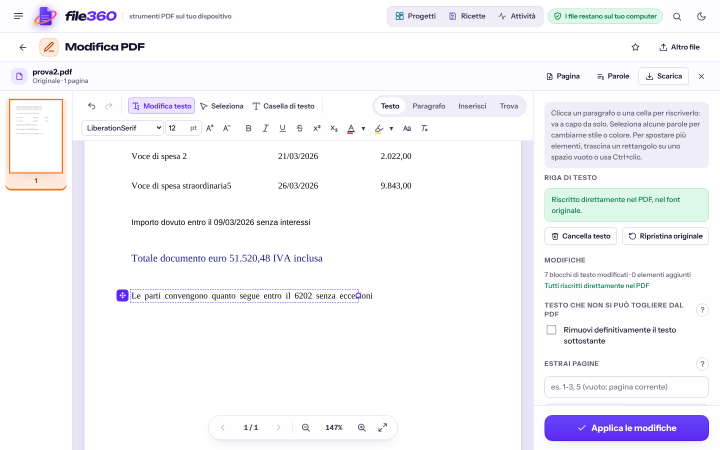
#> input picture test/bench/edit/out/editor.png, 1440 x 900 px (shown at 1/2 size)
$ python -i make_tools.py   (imports and definitions only)
#> lines starting #> are read from the running program, lines starting #| are printed output that depends on the picture
#!/usr/bin/env python3
"""Corpus del banco degli strumenti: documenti INVENTATI con la verità di riferimento (tools/gt.json).
   Estratti conto (digitali e scansionato), documenti con dati sensibili (digitale e scansionato), testo per il
   conteggio, coppia di versioni per il confronto, tabella per Excel (digitale e scansionata), testo per Word."""
import json, os, random, subprocess, tempfile, pathlib
from reportlab.lib.pagesizes import A4
from reportlab.pdfgen import canvas
from PIL import Image, ImageFilter
# [1 line not run here, left out]
R = random.Random(360)
# [1 line that did not run here, left out]
ODD = {**{str(i): v for i, v in enumerate([1, 0, 5, 7, 9, 13, 15, 17, 19, 21])}, **dict(zip('ABCDEFGHIJKLMNOPQRSTUVWXYZ', [1, 0, 5, 7, 9, 13, 15, 17, 19, 21, 2, 4, 18, 20, 11, 3, 6, 8, 12, 14, 16, 10, 22, 25, 24, 23]))}
def cf(b): return b + chr(65 + sum(ODD[c] if i % 2 == 0 else (int(c) if c.isdigit() else ord(c) - 65) for i, c in enumerate(b)) % 26)
def iban_it(cin, abi, cab, conto):
    bban = cin + abi + cab + conto; n = int(''.join(str(int(ch, 36)) for ch in bban + 'IT00')); return f'IT{98 - n % 97:02d}{bban}'
def piva(base10):
#> called with base10 = '0123456789'
    s = 0
    for i, ch in enumerate(base10):
        d = int(ch)
        if i % 2 == 1: d *= 2; d = d - 9 if d > 9 else d
        s += d
    return base10 + str((10 - s % 10) % 10)
def luhn(base):
#> called with base = '411111111111111'
    s, alt = 0, True
    for ch in reversed(base):
        d = int(ch)
        if alt: d *= 2; d = d - 9 if d > 9 else d
        s += d; alt = not alt
    return base + str((10 - s % 10) % 10)
def eur(v): s = f'{abs(v):,.2f}'.replace(',', 'X').replace('.', ',').replace('X', '.'); return ('-' if v < 0 else '') + s
def scan(src, out, dpi=200, rot=0.35, noise=2500):
    with tempfile.TemporaryDirectory() as td:
        subprocess.run(['pdftoppm', '-r', str(dpi), '-gray', '-png', src, os.path.join(td, 'p')], check=True)
        pages = sorted(f for f in os.listdir(td) if f.endswith('.png')); ims = []
        for f in pages:
            im = Image.open(os.path.join(td, f)).convert('L').filter(ImageFilter.GaussianBlur(0.45)); px = im.load(); r = random.Random(f)
            for _ in range(noise): px[r.randrange(im.width), r.randrange(im.height)] = r.randrange(170, 235)
            ims.append(im.point(lambda v: min(255, int(v * 0.93 + 14))).rotate(rot, resample=Image.BICUBIC, fillcolor=245))
        ims[0].save(out, 'PDF', resolution=dpi, save_all=True, append_images=ims[1:])
GT = {}
# ---------- estratti conto ----------
DESC = [['BONIFICO A FAVORE DI {N} SRL', 'CAUSALE FATTURA {K}/2026'], ['ACCREDITO STIPENDIO', 'ORD: {N} SPA'], ['PAGAMENTO POS {N}'], ['ADDEBITO SDD UTENZA GAS', 'MANDATO {K}'],
        ['PRELIEVO ATM'], ['PAGAMENTO F24 DELEGA'], ['BONIFICO DA {N}', 'RIF. FATTURA {K}/2026'], ['COMMISSIONI E SPESE TENUTA CONTO'], ['IMPOSTA DI BOLLO'], ['RICARICA CARTA PREPAGATA']]
NAMES = ['ALFA', 'BETA SERVIZI', 'GAMMA', 'DELTA LOGISTICA', 'EPSILON', 'ZETA COSTRUZIONI', 'ETA', 'TETA']
def estratto(name, n, seed):
    r = random.Random(seed); c = canvas.Canvas(str(D / name), pagesize=A4); y = H - 60; movs = []; ini = round(r.uniform(1000, 9000), 2)
    for i in range(n):
        d = f'{r.randint(1, 28):02d}/03/2026'; a = round(r.uniform(5, 2500), 2) * (1 if r.random() < 0.3 else -1)
        desc = [t.replace('{N}', r.choice(NAMES)).replace('{K}', str(r.randint(1, 999))) for t in r.choice(DESC)]; movs.append((d, d, desc, a))
    movs.sort(key=lambda m: (m[0][3:5], m[0][:2]))
    def head():
        nonlocal y
        c.setFont('Helvetica-Bold', 14); c.drawString(40, y, 'ESTRATTO CONTO CORRENTE - Banca di Prova'); y -= 18
        c.setFont('Helvetica', 9); c.drawString(40, y, 'Periodo dal 01/03/2026 al 31/03/2026   IBAN IT60 X054 2811 1010 0000 0123 456'); y -= 26
        c.setFont('Helvetica-Bold', 9)
        for x, t in [(40, 'Data'), (95, 'Valuta'), (150, 'Descrizione operazioni'), (420, 'Dare'), (495, 'Avere')]: c.drawString(x, y, t)
        y -= 16; c.setFont('Helvetica', 9)
    head(); c.drawString(150, y, 'SALDO INIZIALE'); c.drawRightString(540, y, eur(ini)); y -= 16; tot = ini
    for d, v, desc, a in movs:
        if y < 90: c.drawString(150, 50, 'Pagina ' + str(c.getPageNumber())); c.showPage(); y = H - 60; head()
        c.drawString(40, y, d); c.drawString(95, y, v); c.drawString(150, y, desc[0]); c.drawRightString(445 if a < 0 else 520, y, eur(abs(a)))
        for extra in desc[1:]: y -= 11; c.drawString(150, y, extra)
        y -= 15; tot += a
    c.drawString(150, y - 6, 'SALDO FINALE'); c.drawRightString(540, y - 6, eur(round(tot, 2))); c.save()
    return {'movimenti': [[d, round(a, 2)] for d, _, _, a in movs], 'iniziale': ini, 'finale': round(tot, 2)}
# [1 line that did not run here, left out]
# [1 line that did not run here, left out]
# ---------- dati sensibili ----------
pv = {
    'nome': ['Marco Bellini', 'Giulia Ferrante'], 'cf': [cf('BLLMRC85L03E507'), cf('FRRGLI90A41F205')], 'iban': [iban_it('X', '05428', '11101', '000000123456')],
    'tel': ['347 1234567', '02 8765432'], 'email': ['marco.bellini@esempio.it'], 'indirizzo': ['Via Garibaldi 24'], 'nascita': ['Lecco', '03/07/1985'],
    'piva': [piva('0123456789')], 'carta': [' '.join([luhn('411111111111111')[i:i + 4] for i in range(0, 16, 4)])], 'doc': ['CA12345AB'], 'targa': ['AB123CD'],
    'sanita': ['affetto da diabete di tipo 2'], 'particolari': ['iscritto al sindacato'],
}
lines = [
    'Spett.le Ufficio, con la presente il sottoscritto Marco Bellini, nato a Lecco il 03/07/1985,',
    f'codice fiscale {pv["cf"][0]}, residente in Via Garibaldi 24, 23900 Lecco (LC), chiede il rimborso',
    f'della somma indicata sul conto IBAN {pv["iban"][0]} intestato al richiedente.',
    'Per comunicazioni: telefono 347 1234567, ufficio 02 8765432, email marco.bellini@esempio.it.',
    f'La ditta collegata ha partita IVA {pv["piva"][0]}. Documento: carta d\'identità n. CA12345AB.',
    f'Pagamento con carta {pv["carta"][0]} per il veicolo targato AB123CD.',
    'Il richiedente dichiara di essere affetto da diabete di tipo 2 e di essere iscritto al sindacato.',
    f'Delegata: la signora Giulia Ferrante, codice fiscale {pv["cf"][1]}.',
    'Il presente documento contiene anche testo comune senza dati personali, per verificare i falsi allarmi:',
    'la riunione del consiglio si terrà presso la sala grande; ordine del giorno: bilancio e varie.',
]
def pii_pdf(name):
    c = canvas.Canvas(str(D / name), pagesize=A4); c.setFont('Helvetica-Bold', 13); c.drawString(60, H - 70, 'Richiesta di rimborso'); c.setFont('Helvetica', 10.5)
    for i, t in enumerate(lines): c.drawString(60, H - 110 - i * 20, t)
    c.save()
# [1 line not run here, left out]
GT['pii'] = {'valori': pv, 'file': ['pii.pdf', 'pii-scansione.pdf']}
# ---------- conteggio ----------
VOC = 'casa lavoro tempo mondo giorno anno vita parte mano sera piano strada acqua festa ragione carta treno libro scuola tavolo finestra porta prato monte mare cielo luce sole luna stella'.split()
paras = [' '.join(R.choice(VOC) for _ in range(R.randint(40, 70))) + '.' for _ in range(6)]
# [1 line that did not run here, left out]
for p in paras:
    ws = p.split(); line = ''
    for w in ws:
        if c.stringWidth(line + ' ' + w, 'Helvetica', 11) > 470: c.drawString(60, y, line); y -= 15; line = w
        else: line = (line + ' ' + w).strip()
    c.drawString(60, y, line); y -= 26
c.save()
txt = '\n'.join(paras); GT['conta'] = {'parole': len(txt.split()), 'caratteri_senza_spazi': len(txt.replace(' ', '').replace('\n', ''))}
# ---------- confronto ----------
base = [' '.join(R.choice(VOC) for _ in range(30)) for _ in range(5)]
ed = [list(p.split()) for p in base]; changes = []
# [15 lines not run here, left out]
GT['confronto'] = {'modifiche': changes}
# ---------- tabella (Excel) ----------
rows = [['Data', 'Cliente', 'Documento', 'Imponibile', 'Totale']]
# [2 lines not run here, left out]
def table_pdf(name):
    c = canvas.Canvas(str(D / name), pagesize=A4); xs = [50, 130, 270, 360, 460, 550]; y0 = H - 90; rh = 22
    c.setFont('Helvetica-Bold', 13); c.drawString(50, H - 60, 'Registro documenti')
    for r_, row in enumerate(rows):
        y = y0 - r_ * rh; c.setFont('Helvetica-Bold' if r_ == 0 else 'Helvetica', 10)
        for k, v in enumerate(row):
            if k >= 3: c.drawRightString(xs[k + 1] - 6, y - 15, v)
            else: c.drawString(xs[k] + 5, y - 15, v)
    for r_ in range(len(rows) + 1): c.line(xs[0], y0 - r_ * rh, xs[-1], y0 - r_ * rh)
    for x in xs: c.line(x, y0, x, y0 - len(rows) * rh)
    c.save()
# [1 line not run here, left out]
GT['tabella'] = {'righe': rows}
# ---------- testo (Word) ----------
wpar = [' '.join(R.choice(VOC) for _ in range(R.randint(35, 55))).capitalize() + '.' for _ in range(5)]
# [1 line that did not run here, left out]
for p in wpar:
    line = ''
    for w in p.split():
        if c.stringWidth(line + ' ' + w, 'Times-Roman', 12) > 460: c.drawString(65, y, line); y -= 16; line = w
        else: line = (line + ' ' + w).strip()
    c.drawString(65, y, line); y -= 28
c.save(); scan(str(D / 'testo.pdf'), str(D / 'testo-scansione.pdf'), dpi=200)
GT['testo'] = {'testo': '\n'.join(wpar)}
# [2 lines not run here, left out]
# ---------- bilancio XBRL (tassonomia itcc-ci 2018-11-04), valori coerenti ----------
B = {'TotaleImmobilizzazioniMateriali': 420000, 'TotaleImmobilizzazioni': 480000, 'TotaleImmobilizzazioniImmateriali': 60000, 'TotaleRimanenze': 90000, 'TotaleCrediti': 310000,
     'TotaleDisponibilitaLiquide': 120000, 'TotaleAttivoCircolante': 520000, 'TotaleAttivo': 1000000, 'PatrimonioNettoCapitale': 100000, 'PatrimonioNettoUtilePerditaEsercizio': 60000,
     'TotalePatrimonioNetto': 400000, 'TrattamentoFineRapportoLavoroSubordinato': 50000, 'TotaleDebiti': 550000, 'DebitiEsigibiliEntroEsercizioSuccessivo': 350000,
     'DebitiEsigibiliOltreEsercizioSuccessivo': 200000, 'TotalePassivo': 1000000, 'ValoreProduzioneRicaviVenditePrestazioni': 1500000, 'TotaleValoreProduzione': 1520000,
     'CostiProduzioneMateriePrimeSussidiarieConsumoMerci': 600000, 'CostiProduzioneServizi': 300000, 'CostiProduzionePersonaleTotaleCostiPersonale': 400000,
     'CostiProduzioneAmmortamentiSvalutazioniTotaleAmmortamentiSvalutazioni': 80000, 'TotaleCostiProduzione': 1420000, 'DifferenzaValoreCostiProduzione': 100000,
     'TotaleProventiOneriFinanziari': -12000, 'RisultatoPrimaImposte': 88000, 'ImposteRedditoEsercizioCorrentiDifferiteAnticipateTotaleImposteRedditoEsercizioCorrentiDifferiteAnticipate': 28000,
     'UtilePerditaEsercizio': 60000}
instant = {k for k in B if not k.startswith(('ValoreProduzione', 'TotaleValore', 'Costi', 'TotaleCosti', 'Differenza', 'TotaleProventi', 'Risultato', 'Imposte', 'Utile'))}
facts = '\n'.join(f'  <itcc-ci:{k} contextRef="{"i2025" if k in instant else "d2025"}" unitRef="eur" decimals="0">{v}</itcc-ci:{k}>' for k, v in B.items())
xbrl = f'''<?xml version="1.0" encoding="UTF-8"?>
<xbrli:xbrl xmlns:xbrli="http://www.xbrl.org/2003/instance" xmlns:link="http://www.xbrl.org/2003/linkbase" xmlns:xlink="http://www.w3.org/1999/xlink" xmlns:iso4217="http://www.xbrl.org/2003/iso4217" xmlns:itcc-ci="http://www.infocamere.it/itnn/fr/itcc/ci/2018-11-04">
  <link:schemaRef xlink:type="simple" xlink:href="itcc-ci-2018-11-04.xsd"/>
  <xbrli:context id="i2025"><xbrli:entity><xbrli:identifier scheme="http://www.infocamere.it">01234567897</xbrli:identifier></xbrli:entity><xbrli:period><xbrli:instant>2025-12-31</xbrli:instant></xbrli:period></xbrli:context>
  <xbrli:context id="d2025"><xbrli:entity><xbrli:identifier scheme="http://www.infocamere.it">01234567897</xbrli:identifier></xbrli:entity><xbrli:period><xbrli:startDate>2025-01-01</xbrli:startDate><xbrli:endDate>2025-12-31</xbrli:endDate></xbrli:period></xbrli:context>
  <xbrli:unit id="eur"><xbrli:measure>iso4217:EUR</xbrli:measure></xbrli:unit>
  <itcc-ci:DatiAnagraficiDenominazione contextRef="d2025">PROVA BILANCI SRL</itcc-ci:DatiAnagraficiDenominazione>
  <itcc-ci:DatiAnagraficiCodiceFiscale contextRef="d2025">01234567897</itcc-ci:DatiAnagraficiCodiceFiscale>
{facts}
</xbrli:xbrl>
'''
# [1 line not run here, left out]
GT['bilancio'] = {'valori': B, 'denominazione': 'PROVA BILANCI SRL', 'roe': B['UtilePerditaEsercizio'] / B['TotalePatrimonioNetto'], 'ebit': B['DifferenzaValoreCostiProduzione']}
# [1 line not run here, left out]

>>> import cv2
>>> picture = cv2.imread('edit/out/editor.png', cv2.IMREAD_GRAYSCALE)
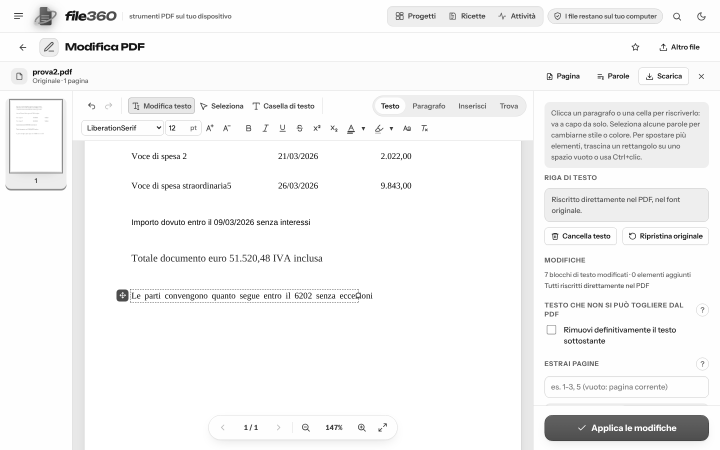
#> picture: shape (900, 1440) (shown at 1/2 size); min 0, max 255, mean 245.1
>>> result = scan(picture, 'out.png')
#> (the run stopped early here; a loop or call above may not have finished)

$ run again, on test/bench/edit/out2-prima/editor.png
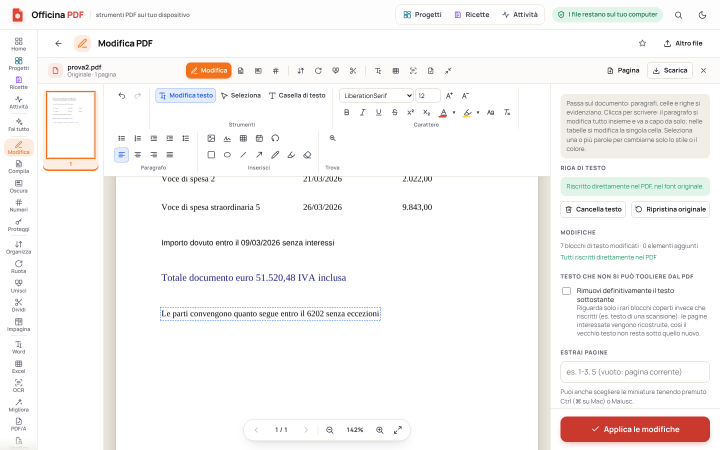
#> input picture test/bench/edit/out2-prima/editor.png, 1440 x 900 px (shown at 1/2 size)
#> `picture = cv2.imread('edit/out/editor.png', cv2.IMREAD_GRAYSCALE)`:
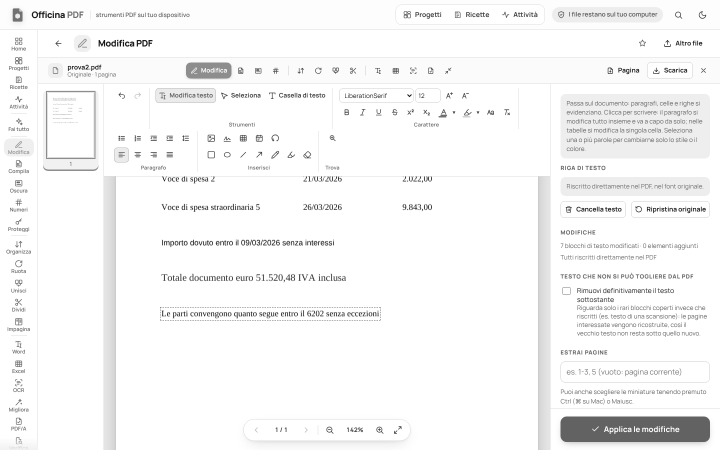
#> picture: shape (900, 1440) (shown at 1/2 size); min 0, max 255, mean 246.1
